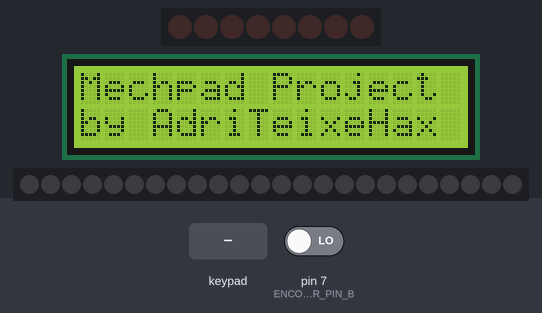
Bench run of a sketch on a simulated Arduino Uno, built with avr-gcc and run on an emulated ATmega328P. On the bench: 8 shift-register outputs drawn as a row of LEDs (first output left, lit = HIGH), 16×2 character LCD, 24 RGB LEDs in strip order, left to right. Wiring (inferred from the names in the program): 2×2 keypad with keys 1 2 3 4 (labels assumed): rows A0, A2; columns pin 10, pin 6; shift register (74HC595): data pin 8; shift clock pin 11; latch pin 9. Wiring (inferred from the signals the program sends): row of LEDs: on Q0, Q1, Q2, Q3, Q4, Q5, Q6, Q7. The test bench sets the inputs (shaded band); at power-on: pin 7 (ENCODER_PIN_B) LOW. Dim RGB values are drawn brighter than linear; USB keyboard and mouse output is not drawn; what the sketch prints to the serial monitor is not drawn.

Above: at 0.1 s.
At 0.99 s:
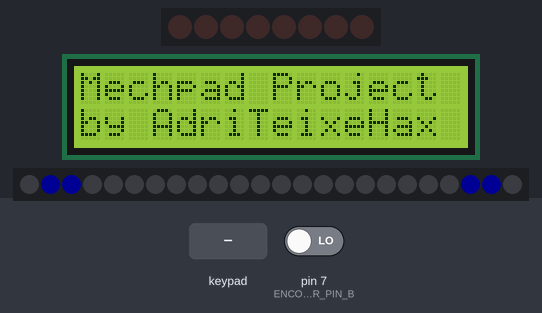
At 5.7 s:
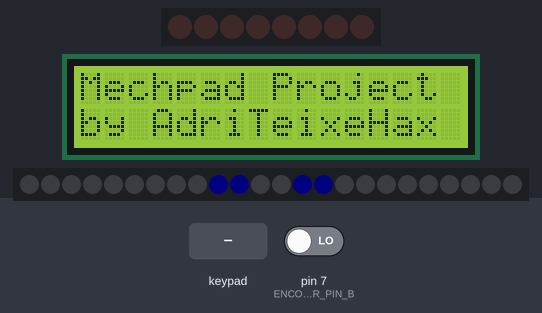
5.8 s: keypad keys 1 2 3 4 pressed 0.4 s apart
Timing chart, 0 to 8.8 s (numbered marks = the images above; inputs shaded):
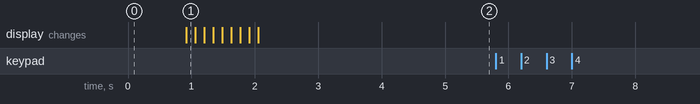

The sketch:

arduinoCode.ino
```cpp
// arduinoCode.ino | Main code for the MechPad project by AdriTeixeHax.

//#define GET_I2C_DEVICES

#include "Coordinator.h"

void setup(void)
{
	Coordinator coordinator;
	Serial.begin(9600);

	while(true) // Main loop
	{
		coordinator.loop();
	}
}

void loop(void) { /* UNUSED LOOP */ }

#ifdef GET_I2C_DEVICES

#include <Wire.h>

void setup()
{
	Wire.begin();
	Serial.begin(9600);
}

void loop()
{
	byte returnCode, address;
	int devicesFound = 0;
	Serial.println("\nSearching for devices...");

	for (address = 1; address < 127; address++ )
	{
		Wire.beginTransmission(address);
		returnCode = Wire.endTransmission();

		if (returnCode == 0)
		{
			Serial.print("Device found at address 0x");
			if (address < 16) Serial.print("0");
			Serial.print(address, HEX);

			devicesFound++;
		}
		else if (returnCode == 4)
		{
			Serial.print("Unknown error at adress 0x");
			if (address < 16) Serial.print("0");
			Serial.println(address, HEX);
		}
	}
	if (devicesFound == 0) Serial.println("No devices were found.");
	delay(1000);
}

#endif
```

Coordinator.cpp
```cpp
#include "Coordinator.h"

#include <HID-Project.h>
#include <HID-Settings.h>

Coordinator::Coordinator(void) :
    _machineState(MachineState::startup),
    _stripConfigState(StripConfigState::brightness),
    _LCDScreen(0x27, 16, 2),
    _rotaryEncoder(ENCODER_PIN_A, ENCODER_PIN_B),
    _RGBStrip(STRIP_PIN, 6, 4),
    _keyboardMatrix(true, SR_PIN_LOAD, SR_PIN_EN, SR_PIN_DATA, SR_PIN_CLK),
    _virtualSwitchList(30),
    _modeSwitch(&_virtualSwitchList)
{
    Consumer.begin();
    Keyboard.begin();
    _RGBStrip.reset();
}

void Coordinator::loop(void)
{
    // State transitions //
    stateTransitions();

    // Actions according to state //
    switch (_machineState)
    {
    case MachineState::running:
        running();
        break;

    case MachineState::stripConfig:
        stripConfig();
        break;

    default:
        break;
    }

    // RGB Control //
    _RGBStrip.effectState(_machineState);
}

void Coordinator::stateTransitions(void)
{
    switch (_machineState)
    {
    case MachineState::startup:
        static unsigned long elapsedTime = millis();
        if (millis() - elapsedTime > STARTUP_TIMEOUT)
        {
            _LCDScreen.clear();
            _modeSwitch.resetTimePressed();
            _machineState = MachineState::running;
            elapsedTime = millis();
        }
        break;

    case MachineState::running:
        if (_modeSwitch.switchLongPress())
        {
            _LCDScreen.clear();
            _modeSwitch.resetTimePressed();
            _machineState = MachineState::stripConfig;
        }
        break;

    case MachineState::stripConfig:
        if (_modeSwitch.switchLongPress())
        {
            _LCDScreen.clear();
            _modeSwitch.resetTimePressed();
            _machineState = MachineState::running;
            _stripConfigState = StripConfigState::brightness;
        }
        break;

    default:
        break;
    }
}

void Coordinator::running(void)
{
    // LCD Update //
    _LCDScreen.printOnce("MechPad Project", "by AdriTeixeHax");

    // Encoder rotation reading //
    _rotaryEncoder.reading();
    if (_rotaryEncoder.getLastData().hasBeenRotated)
    {
        if (!_rotaryEncoder.getLastData().direction) // Clockwise
            Consumer.write(MEDIA_VOL_UP);
        else
            Consumer.write(MEDIA_VOL_DOWN);
    }

    // Virtual switch reading //
    if (_modeSwitch.switchPress())
        Consumer.write(MEDIA_PLAY_PAUSE);

    // Keyboard matrix reading //
    _keyboardMatrix.keypress();
    static uint16_t buffer = 0;
    if (_keyboardMatrix.getLastData().size() != 0)
    {
        for (uint8_t i = 0; i < _keyboardMatrix.getLastData().size(); i++)
        {
            buffer = _keyboardMatrix.getLastData()[i];

            if (buffer < KeyCodes::THRESHOLD)
                Keyboard.press(static_cast<KeyboardKeycode>(buffer));
            else
                activateFromKeycode(buffer);
        }
    }
    else
    {
        Keyboard.releaseAll();
        deactivateAll();
    }

}

void Coordinator::stripConfig(void)
{
    // LCD Update //
    static string topLine = "";
    static uint8_t bottomLine = 0;
    switch (_stripConfigState)
    {
    case StripConfigState::brightness:
        topLine = "Brightness";
        bottomLine = _RGBStrip.getRainbowEffect()->getBrightness();
        break;

    case StripConfigState::length:
        topLine = "Length";
        bottomLine = _RGBStrip.getRainbowEffect()->getLength();
        break;

    case StripConfigState::speed:
        topLine = "Speed";
        bottomLine = _RGBStrip.getRainbowEffect()->getSpeed();
        break;

    default:
        break;
    }
    _LCDScreen.printOnce(topLine, bottomLine);

    // Encoder rotation reading //
    _rotaryEncoder.reading();
    if (_rotaryEncoder.getLastData().hasBeenRotated)
    {
        static short int sign = 1;
        if (_rotaryEncoder.getLastData().direction) sign = -1;
        else sign = 1;

        switch (_stripConfigState)
        {
        case StripConfigState::speed:
            _RGBStrip.getRainbowEffect()->incrementSpeed(sign * _rotaryEncoder.getResolution());
            break;

        case StripConfigState::length:
            _RGBStrip.getRainbowEffect()->incrementLength(sign * _rotaryEncoder.getResolution());
            break;

        case StripConfigState::brightness:
            _RGBStrip.getRainbowEffect()->incrementBrightness(sign * _rotaryEncoder.getResolution());
            break;

        default:
            break;
        }
    }

    // Keyboard matrix reading //
    _keyboardMatrix.keypress();
    if (_keyboardMatrix.getLastData().size() != 0)
    {
        for (uint8_t i = 0; i < _keyboardMatrix.getLastData().size(); i++)
        {
            uint16_t buffer = _keyboardMatrix.getLastData()[i];
            activateFromKeycode(buffer);
        }
    }
    else deactivateAll();

    // Virtual switch reading //
    if (_modeSwitch.switchPress())
    {
        switch (_stripConfigState)
        {
        case StripConfigState::brightness:
            _stripConfigState = StripConfigState::length;
            break;

        case StripConfigState::length:
            _stripConfigState = StripConfigState::speed;
            break;

        case StripConfigState::speed:
            _stripConfigState = StripConfigState::brightness;
            _machineState = MachineState::running;
            break;

        default:
            break;
        }
    }
}

void Coordinator::activateFromKeycode(uint16_t keycode)
{
    switch (keycode)
    {
    case KeyCodes::KEY_ENCODER_0:
        _modeSwitch.activate();
        break;

    default:
        break;
    }
}

void Coordinator::deactivateAll(void)
{
    for (uint8_t i = 0; i < _virtualSwitchList.size(); i++) _virtualSwitchList[i]->deactivate();
}

void Coordinator::deactivateFromKeycode(uint16_t keycode)
{
    switch (keycode)
    {
    case KeyCodes::KEY_ENCODER_0:
        _modeSwitch.deactivate();
        break;

    default:
        break;
    }
}
```

Coordinator.h
```cpp
#ifndef _COORDINATOR__H_
#define _COORDINATOR__H_

#include "RotaryEncoder.h"
#include "KeyboardMatrix.h"
#include "ShiftRegister.h"
#include "LCDScreen.hpp"
#include "RGBStrip.h"
#include "VirtualSwitch.hpp"

class Coordinator
{
private:
    MachineState     _machineState;
    StripConfigState _stripConfigState;

    LCDScreen      _LCDScreen;
    RotaryEncoder  _rotaryEncoder;
    RGBStrip       _RGBStrip;
    KeyboardMatrix _keyboardMatrix;

    ParamList<VirtualSwitch*> _virtualSwitchList;
    VirtualSwitch  _modeSwitch;

public:
    Coordinator(void);

    void loop(void);
    void stateTransitions(void);
    void running(void);
    void stripConfig(void);
    void activateFromKeycode(uint16_t keycode);
    void deactivateAll(void);
    void deactivateFromKeycode(uint16_t keycode);

    static const uint16_t STARTUP_TIMEOUT = 2000;
};

#endif
```

Effect.cpp
```cpp
#include "Effect.h"

void CirclingEffect::effectAction(CRGB* strip)
{
    float centerX = _matrix.colCount() / 2.0f - 1;
    float centerY = _matrix.rowCount() / 2.0f - 1;
    if (_matrix.colCount() % 2 == 0) centerX += 0.5f;
    if (_matrix.rowCount() % 2 == 0) centerY += 0.5f;

    static uint8_t time = 10;
    static unsigned long elapsedTime = millis();

    Serial.println("Center X:");
    Serial.println(centerX);
    Serial.println("Center Y:");
    Serial.println(centerY);

    if (millis() - elapsedTime > _speed)
    {
        FastLED.setBrightness(_brightness);

        // Sets all LEDs to black.
        //for (uint16_t i = 0; i < _LEDCount; i++) strip[i] = CRGB::Black;
        fadeToBlackBy(strip, _LEDCount, _fadeSpeed);

        //strip[_matrix.getIndex(centerX, centerY)] = CRGB::Blue;

        for (uint8_t y = 0; y < _matrix.rowCount(); y++)
        {
            for (uint8_t x = 0; x < _matrix.colCount(); x++)
            {
                double distance = sqrt((x - centerX) * (x - centerX) + (y - centerY) * (y - centerY));
                double angle    = time * _frequency - distance * 0.2;

                int value = static_cast<int>(_amplitude * sin(angle));

                // If the indices belong inside the circle, sets the LED color to blue.
                if (value >= -1 && value <= 1)
                    strip[_matrix.getIndex(x, y)] = CRGB::Blue;
            }
        }
        time = (time + 1) % 360;
        FastLED.show();
        elapsedTime = millis();
    }

    //fadeToBlackBy(strip, _LEDCount, 10);
}

void RainbowEffect::effectAction(CRGB* strip)
{
    everySetMillis(20)
    {
        FastLED.setBrightness(_brightness);

        _hue += _speed;
        for (int i = 0; i < _LEDCount; i++)
        {
            int pixelHue = map(i, 0, _length, _hue, _hue + 170);
            strip[i] = CHSV(pixelHue % 256, 255, 255);
        }
        FastLED.show();
    }
}

void RainEffect::effectAction(CRGB* strip)
{

}
```

Effect.h
```cpp
#ifndef _EFFECT__H_
#define _EFFECT__H_

#include "Globals.hpp"
#include "ParamList.hpp"

#include <FastLED.h>

#define everySetMillis EVERY_N_MILLISECONDS

class LEDMatrix
{
private:
    const uint8_t _rowCount;
    const uint8_t _colCount;

public:
    LEDMatrix(const uint8_t rowCount, const uint8_t colCount) : _rowCount(rowCount), _colCount(colCount) {}

    uint16_t getIndex(uint8_t x, uint8_t y) const;

    uint8_t rowCount(void) const { return _rowCount; }
    uint8_t colCount(void) const { return _colCount; }
};

class Effect
{
protected:
    string   _name;
    uint16_t _LEDCount;
    uint8_t  _brightness;
    uint8_t  _speed;

    /* CONSTRUCTOR */
    Effect(string name, const uint16_t LEDCount, ParamList<Effect*>* effectList) :
        _name(name), _LEDCount(LEDCount), _brightness(20), _speed(2)
    { effectList->addElem(this); }

    Effect(string name, const uint16_t LEDCount, ParamList<Effect*>* effectList, uint8_t speed) :
        _name(name), _LEDCount(LEDCount), _brightness(20), _speed(speed)
    { effectList->addElem(this); }

public:
    /* DESTRUCTOR*/
    virtual ~Effect(void) { }

    /* FUNCTIONS */
    virtual void effectAction(CRGB* strip) = 0;
};

class CirclingEffect : public Effect
{
private:
    uint8_t _fadeSpeed;
    float   _frequency;
    uint8_t _amplitude;
    const LEDMatrix& _matrix;

public:
    /* CONSTRUCTOR */
    CirclingEffect(string name, const uint16_t LEDCount, const LEDMatrix& matrix, ParamList<Effect*>* effectList) :
        Effect(name, LEDCount, effectList, 100), _fadeSpeed(128), _frequency(1.5f), _amplitude(30), _matrix(matrix)
    { }

    /* FUNCTIONS */
    void effectAction(CRGB* strip);
};

class RainbowEffect : public Effect
{
private:
    uint8_t _hue = 0;
    uint8_t _length;

public:
    /* CONSTRUCTOR */
    RainbowEffect(string name, const uint16_t LEDCount, ParamList<Effect*>* effectList) :
        Effect(name, LEDCount, effectList), _length(20)
    { }

    /* GETTERS */
    uint8_t getBrightness(void) { return _brightness; }
    uint8_t getLength    (void) { return _length; }
    uint8_t getSpeed     (void) { return _speed; }

    /* SETTERS */
    void incrementSpeed(const int incr)
    {
        if      (_speed + incr <= 0)   _speed = 0;
        else if (_speed + incr >= 255) _speed = 255;
        else     _speed += incr;
    }

    void incrementLength(const int incr)
    {
        if      (_length + incr <= 0)   _length = 0;
        else if (_length + incr >= 255) _length = 255;
        else     _length += incr;
    }

    void incrementBrightness(const int incr)
    {
        if      (_brightness + incr <= 0)   _brightness = 0;
        else if (_brightness + incr >= 255) _brightness = 255;
        else     _brightness += incr;
    }

    /* FUNCTIONS */
    void effectAction(CRGB* strip) override;
};

class RainEffect : public Effect
{
public:
    /* CONSTRUCTOR */
    RainEffect(string name, const uint16_t LEDCount, ParamList<Effect*>* effectList) : Effect(name, LEDCount, effectList) { }

    /* FUNCTIONS */
    void effectAction(CRGB* strip) override;
};

#endif
```

KeyboardMatrix.cpp
```cpp
#include "KeyboardMatrix.h"

KeyboardMatrix::KeyboardMatrix(bool hasShiftRegister, uint8_t SRPinLoad, uint8_t SRPinEnable, uint8_t SRPinData, uint8_t SRPinCLK) :
    _hasShiftRegister(hasShiftRegister), _shiftRegister(SRPinLoad, SRPinEnable, SRPinData, SRPinCLK), _lastData()
{
    if (!hasShiftRegister)
    {
        for (uint8_t i = 0; i < COL_COUNT; i++)
            pinMode(BASE_COL_PIN + i, INPUT);
    }

    for (uint8_t i = 0; i < ROW_COUNT; i++)
        pinMode(BASE_ROW_PIN + i, OUTPUT);
}

void KeyboardMatrix::keypress(void)
{
    static unsigned long elapsedTime = millis();

    _lastData.reset(); // Resets the struct where the read data will be stored for the next cycle.
    for (uint8_t i = 0; i < ROW_COUNT; i++) // For each row
    {
        digitalWrite(ROW_PINS[i], LOW); // writes a low state to the rows so that it can be read from the column pins or the shift register.

        if (!_hasShiftRegister) // If there is no shift register, reads the columns as they are based on its pins.
        {
            for (uint8_t j = 0; j < COL_COUNT; j++)
            {
                if (digitalRead(BASE_COL_PIN + j) == LOW) _lastData.addElem(KEYCODE_MATRIX[i][j]);
            }
        }
        else
        {
            _shiftRegister.reading();
            if (_shiftRegister.getLastValueByte() != 0)
            {
                for (uint8_t j = 0; j < COL_COUNT; j++)
                {
                    if (_shiftRegister.getLastValueBin()[j]) _lastData.addElem(KEYCODE_MATRIX[i][j]);
                }
            }
        }

        digitalWrite(ROW_PINS[i], HIGH);
    }
}
```

KeyboardMatrix.h
```cpp
#ifndef _KEYBOARDMATRIX__H_
#define _KEYBOARDMATRIX__H_

#include "Globals.hpp"
#include "ShiftRegister.h"

class KeyboardData
{
private:
    bool     _pressed;
    uint16_t _maxElem = 10;
    uint16_t _numElem;
    uint16_t _keypresses[10];

public:
    KeyboardData(void) : _pressed(false), _numElem(0), _keypresses({ 0 }) {}
    ~KeyboardData(void) { this->reset(); }
    void reset(void) { _pressed = false; for (uint16_t i = 0; i < _numElem; i++) _keypresses[i] = 0; _numElem = 0; }
    void addElem(uint16_t elem)
    {
        _pressed = true;
        if ((_numElem + 1) <= _maxElem)
        {
            _keypresses[_numElem] = elem;
            _numElem++;
        }
    }
    bool pressed(void) const { return _pressed; }
    uint16_t size(void) { return _numElem; }
    uint16_t operator[](uint8_t i) { return _keypresses[i]; }
};

class KeyboardMatrix
{
private:
    bool _hasShiftRegister;
    ShiftRegister _shiftRegister;
    KeyboardData  _lastData;

public:
    KeyboardMatrix(bool hasShiftRegister, uint8_t SRPinLoad = 0, uint8_t SRPinEnable = 0, uint8_t SRPinData = 0, uint8_t SRPinCLK = 0);

    void keypress(void);
    KeyboardData getLastData(void) const { return _lastData; }

};

#endif
```

ParamList.hpp
```cpp
#ifndef _PARAMLIST__HPP_
#define _PARAMLIST__HPP_

template<typename Type>
class ParamList
{
private:
    Type*    _dataArray;
    uint8_t  _numElem;
    uint8_t  _maxElem;

public:
    /* CONSTRUCTOR and DESTRUCTOR */
    ParamList(void) : _dataArray(nullptr), _numElem(0), _maxElem(0) { }
    ParamList(const uint8_t maxElem) : _dataArray(new Type), _numElem(0), _maxElem(maxElem) { }
    ~ParamList(void) { for (int i = 0; i < _numElem; i++) delete _dataArray[i]; delete[] _dataArray; }

    /* ELEMENT MANAGEMENT */
    void addElem(const Type& elem)
    {
        if ((_numElem + 1) <= _maxElem)
        {
            _dataArray[_numElem] = elem;
            _numElem++;
        }
    }
    void deleteElem(const uint8_t index)
    {
        if (index <= _numElem)
        {
            delete _dataArray[index];
            for (int i = index; i < _numElem; i++) _dataArray[i] = _dataArray[i + 1];
            if (index != _numElem) delete _dataArray[_numElem];
            _numElem--;
        }
    }
    void clear(void) { for (int i = 0; i < _numElem; i++) this->deleteElem(i); _numElem = 0; }

    /* GETTERS */
    uint8_t size      (void)            const { return _numElem; }
    Type    operator[](const uint8_t i)       { return _dataArray[i]; }
    Type&   operator[](const uint8_t i) const { return _dataArray[i]; }
};

#endif
```

RGBStrip.h
```cpp
#ifndef _RGBSTRIP__H_
#define _RGBSTRIP__H_

#include "Globals.hpp"
#include "ParamList.hpp"
#include "Effect.h"

class RGBStrip
{
private:
    const uint8_t _pin;
    const uint8_t _LEDCount;
    CRGB*         _strip;

    ParamList<Effect*> _effectList;
    CirclingEffect     _startupEffect;
    RainbowEffect      _rainbowEffect;
    RainEffect         _rainEffect;
    RainEffect         _lavaEffect;

public:
    LEDMatrix matrix;

public:
    /* CONSTRUCTOR */
    RGBStrip(const uint8_t pin, const uint8_t rowCount, const uint8_t colCount);

    /* DESTRUCTOR */
    ~RGBStrip(void) { delete _strip; _effectList.clear(); }

    /* GETTERS */
    RainbowEffect* getRainbowEffect(void) { return &_rainbowEffect; }

    /* FUNCTIONS */
    void effectState(MachineState state);
    void reset(void) { FastLED.setBrightness(0); for (uint16_t i = 0; i < _LEDCount; i++) _strip[i] = CRGB::Black; FastLED.show();}
};

#endif
```

Source omitted: Globals.hpp (11324 bytes), RGBStrip.cpp (1886 bytes), RotaryEncoder.cpp (1328 bytes), RotaryEncoder.h (1027 bytes), VirtualSwitch.hpp (2609 bytes), LCDScreen.hpp (1932 bytes), ShiftRegister.cpp (618 bytes), ShiftRegister.h (1048 bytes)

Measured:
- after the input at 5.8 s, every drawn part: stays the same
